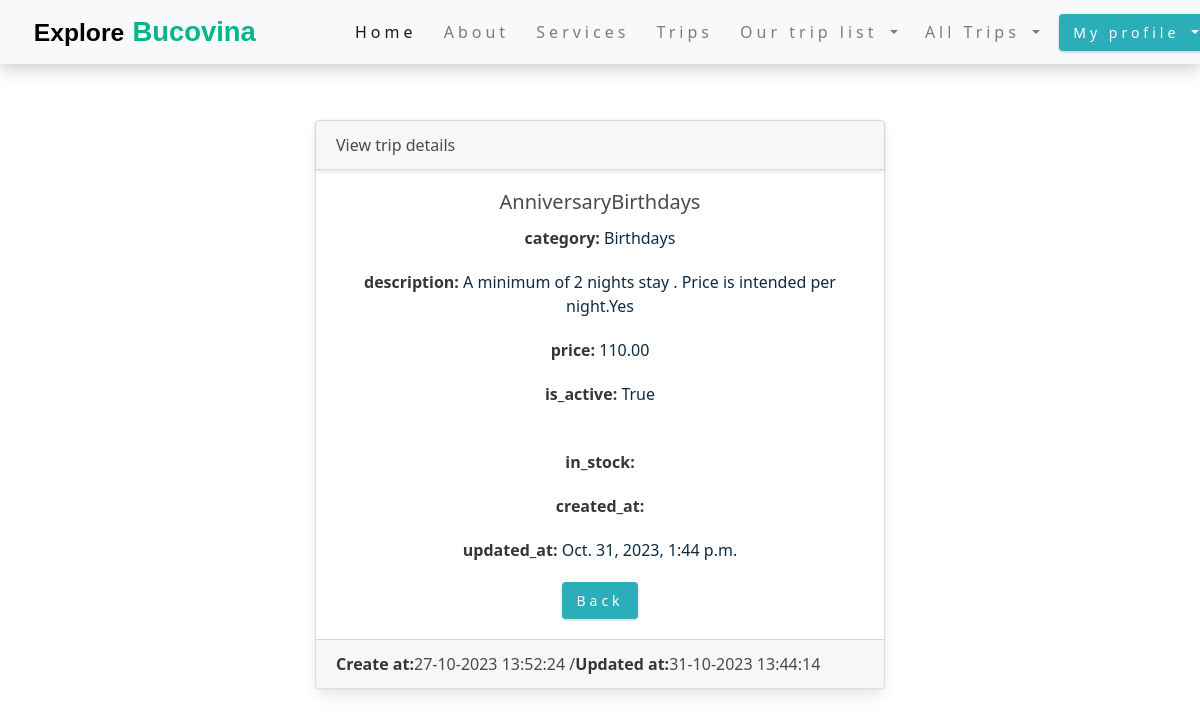
Screenshot of /product/details_product/36 (signed in) with the database file from the repository.
### product/models.py (models this page shows)
class Product(models.Model):
    category = models.ForeignKey(Category, on_delete=models.CASCADE, null=True)
    title = models.CharField(max_length=50)
    description = models.TextField(max_length=400)
    profile = models.ImageField(upload_to='profile/', null=True)
    price = models.DecimalField(max_digits=5, decimal_places=2)
    in_stock = models.BooleanField(default=True)
    is_active = models.BooleanField(default=True)
    created_at = models.DateTimeField(auto_now_add=True)
    updated_at = models.DateTimeField(auto_now=True)
    def __str__(self):
        return f'{self.title}{self.category}'

### category/models.py (models this page shows)
class Category(models.Model):
    name = models.CharField(max_length=30)
    created_at = models.DateTimeField(auto_now_add=True)
    updated_at = models.DateTimeField(auto_now=True)
    def __str__(self):
        return self.name

### product/views.py (the view)
# urls.py: path('details_product/<int:pk>', views.ProductDetailView.as_view(), name='details-product'),
class ProductDetailView(LoginRequiredMixin, DetailView):
    template_name = 'product/detail_products.html'
    model = Product

### online_store/context_processors.py (called while the page is built)
def get_all_categories(request):
    categories = Category.objects.all()
    return {'categories': categories}

### templates/product/detail_products.html (shortened to what this page needs)
{% extends 'base.html' %}
{% block content %}
<div class="container-fluid">
<br><br><br>
    <div class="row">
        <div class="col-md-6 offset-md-3">
            <br><br>
            <div class="card text-center">
                <div class="card-header">
                    View trip details
                </div>
                <div class="card-body">
                    <h5 class="card-title">{{ product }}</h5>
                    <p class="card-text"><strong>category:</strong> {{ product.category }}</p>
                    <p class="card-text"><strong>description:</strong> {{ product.description }}</p>
                    <p class="card-text"><strong>price:</strong> {{ product.price }}</p>
                    <p class="card-text"><strong>is_active:</strong> {{ product.is_active }}</p><br>
                    <p class="card-text"><strong>in_stock:</strong> {{ product.in_name }}</p>
                    <p class="card-text"><strong>created_at:</strong> {{ product.crated_at }}</p>
                    <p class="card-text"><strong>updated_at:</strong> {{ product.updated_at }}</p>
                    <a href="{% url 'list-products' %}" class="btn btn-secondary">Back</a>
                </div>
                <div class="card-footer text-body-secondary">
                    <strong>Create at: </strong> {{ product.created_at | date:"d-m-Y H:i:s" }} / <strong>Updated at:</strong> {{ product.updated_at | date:"d-m-Y H:i:s" }}
                </div>
            </div>
        </div>
    </div>
</div>
{% endblock %}

### static/css/my_style.css (style rules this page uses)
:root { --clr-primary-1: hsl(184, 91%, 17%); --clr-primary-2: hsl(185, 84%, 25%); --clr-primary-3: hsl(185, 81%, 29%); --clr-primary-4: hsl(184, 77%, 34%); --clr-primary-5: hsl(185, 62%, 45%); --clr-primary-6: hsl(185, 57%, 50%); --clr-primary-7: hsl(184, 65%, 59%); --clr-primary-8: hsl(184, 80%, 74%); --clr-primary-9: hsl(185, 94%, 87%); --clr-primary-10: hsl(186, 100%, 94%); --clr-grey-1: hsl(209, 61%, 16%); --clr-grey-2: hsl(211, 39%, 23%); --clr-grey-3: hsl(209, 34%, 30%); --clr-grey-4: hsl(209, 28%, 39%); --clr-grey-5: hsl(210, 22%, 49%); --clr-grey-6: hsl(209, 23%, 60%); --clr-grey-7: hsl(211, 27%, 70%); --clr-grey-8: hsl(210, 31%, 80%); --clr-grey-9: hsl(212, 33%, 89%); --clr-grey-10: hsl(210, 36%, 96%); --clr-white: #fff; --ff-primary: 'Lato', sans-serif; --transition: all 0.3s linear; --spacing: 0.25rem; --radius: 0.5rem; --light-shadow: 0 5px 15px rgba(0, 0, 0, 0.1); --dark-shadow: 0 5px 15px rgba(0, 0, 0, 0.2); }
* { margin: 0; padding: 0; box-sizing: border-box; }
html { scroll-behavior: smooth; }
body { font-family: system-ui, -apple-system, BlinkMacSystemFont, 'Segoe UI', Roboto, Oxygen, Ubuntu, Cantarell, 'Open Sans', 'Helvetica Neue', sans-serif; background: var(--clr-white); line-height: 1.5; font-size: 0.875rem; }
a { text-decoration: none; }
p { margin-bottom: 1.25rem; color: var(--clr-grey-1); }
@media screen and (min-width: 800px) { body { font-size: 1rem; } }
.btn { text-transform: none; background: var(--clr-primary-5); color: var(--clr-white); padding: 0.375rem 0.75rem; letter-spacing: var(--spacing); display: inline-block; transition: var(--transition); font-size: 0.875rem; border: 2px solid transparent; cursor: pointer; box-shadow: 0 1px 3px rgba(0, 0, 0, 0.2); }

### rows the page displays
Product: title+category "AnniversaryBirthdays", category "Birthdays", description "A minimum of 2 nights stay . Price is intended per night.Yes", price "110.00", is_active "True", updated_at "Oct. 31, 2023, 1:44 p.m.", created_at "27-10-2023 13:52:24", updated_at "31-10-2023 13:44:14"
